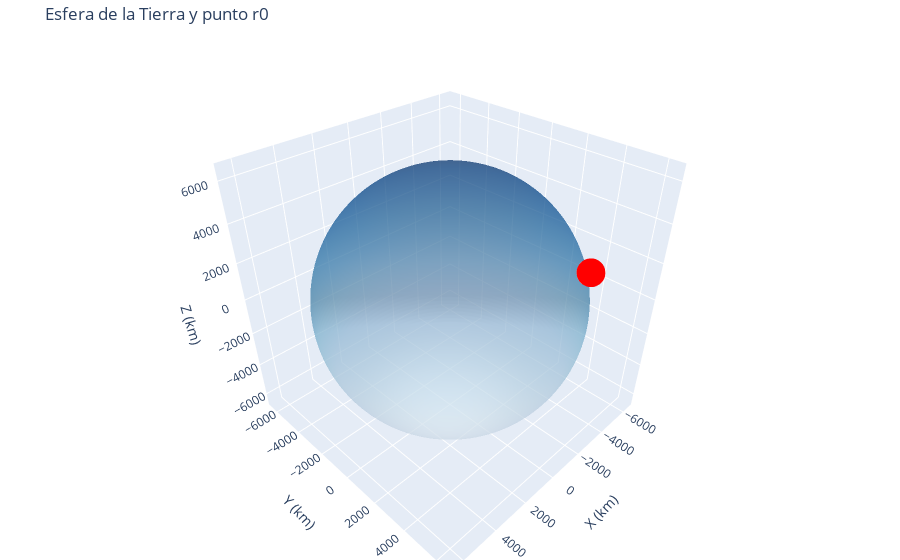

Write notebook code for a chart like this one.
### Code cell
import numpy as np
import plotly.graph_objects as go
import astropy.units as u

# Radio de la Tierra en km
R = Earth.R.to(u.km).value

# Punto r0
r0 = np.array([-2384.46, 5729.01, 3050.46]) * u.km

# Generar los puntos de la esfera (Tierra)
phi = np.linspace(0, np.pi, 100)  # Ángulo azimutal
theta = np.linspace(0, 2 * np.pi, 100)  # Ángulo polar
phi, theta = np.meshgrid(phi, theta)

# Coordenadas paramétricas de la esfera
x = R * np.sin(phi) * np.cos(theta)
y = R * np.sin(phi) * np.sin(theta)
z = R * np.cos(phi)

# Crear la figura con Plotly
fig = go.Figure()

# Dibujar la esfera
fig.add_trace(go.Surface(
    x=x, y=y, z=z,
    colorscale='Blues',
    opacity=0.5,
    showscale=False
))

# Dibujar el punto r0
fig.add_trace(go.Scatter3d(
    x=[r0[0].value], y=[r0[1].value], z=[r0[2].value],
    mode='markers',
    marker=dict(size=10, color='red'),
    name=f'Punto r0 {r0}'
))

# Configurar el gráfico
fig.update_layout(
    scene=dict(
        xaxis_title='X (km)',
        yaxis_title='Y (km)',
        zaxis_title='Z (km)',
        aspectmode='cube'
    ),
    title="Esfera de la Tierra y punto r0",
    margin=dict(l=0, r=0, b=0, t=40)
)

# Mostrar el gráfico
fig.show()

### Figure 1 — Plotly figure (JSON) as saved in the notebook; plotly's stock layout.template omitted (floating-point values rounded to 4 significant figures; data arrays with more than 128 entries replaced by an {"elided": "..."} marker saying what was removed)
{"data": [{"colorscale": [[0, "rgb(247,251,255)"], [0.125, "rgb(222,235,247)"], [0.25, "rgb(198,219,239)"], [0.375, "rgb(158,202,225)"], [0.5, "rgb(107,174,214)"], [0.625, "rgb(66,146,198)"], [0.75, "rgb(33,113,181)"], [0.875, "rgb(8,81,156)"], [1, "rgb(8,48,107)"]], "opacity": 0.5, "showscale": false, "type": "surface", "x": {"elided": "100x100 float values"}, "y": {"elided": "100x100 float values"}, "z": {"elided": "100x100 float values"}}, {"marker": {"color": "red", "size": 10}, "mode": "markers", "name": "Punto r0 [-2384.46  5729.01  3050.46] km", "type": "scatter3d", "x": [-2384.0], "y": [5729.0], "z": [3050.0]}], "layout": {"margin": {"b": 0, "l": 0, "r": 0, "t": 40}, "scene": {"aspectmode": "cube", "xaxis": {"title": {"text": "X (km)"}}, "yaxis": {"title": {"text": "Y (km)"}}, "zaxis": {"title": {"text": "Z (km)"}}}, "title": {"text": "Esfera de la Tierra y punto r0"}}}
